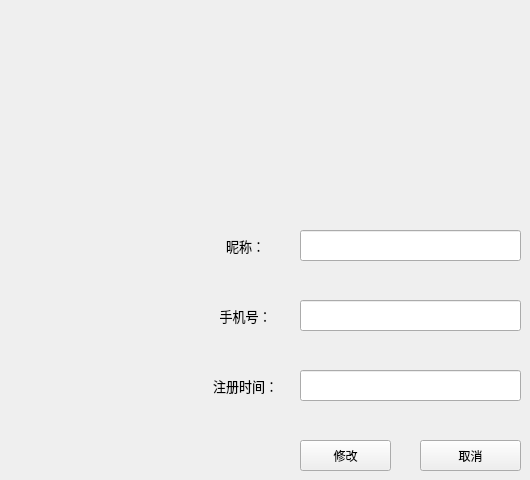
                   <widget class="QWidget" name="tab_mainui_PersonalInfo">
                    <attribute name="title">
                     <string>个人信息</string>
                    </attribute>
                    <widget class="QPushButton" name="handleClose_btn">
                     <property name="geometry">
                      <rect>
                       <x>420</x>
                       <y>440</y>
                       <width>101</width>
                       <height>31</height>
                      </rect>
                     </property>
                     <property name="styleSheet">
                      <string notr="true"/>
                     </property>
                     <property name="text">
                      <string>取消</string>
                     </property>
                    </widget>
                    <widget class="QLabel" name="label_avatar">
                     <property name="geometry">
                      <rect>
                       <x>340</x>
                       <y>40</y>
                       <width>140</width>
                       <height>140</height>
                      </rect>
                     </property>
                     <property name="styleSheet">
                      <string notr="true"/>
                     </property>
                     <property name="text">
                      <string/>
                     </property>
                     <property name="pixmap">
                      <pixmap resource="icon.qrc">:/img/img/kk.jpg</pixmap>
                     </property>
                     <property name="scaledContents">
                      <bool>true</bool>
                     </property>
                     <property name="alignment">
                      <set>Qt::AlignCenter</set>
                     </property>
                    </widget>
                    <widget class="QLabel" name="label_25">
                     <property name="geometry">
                      <rect>
                       <x>190</x>
                       <y>220</y>
                       <width>111</width>
                       <height>51</height>
                      </rect>
                     </property>
                     <property name="styleSheet">
                      <string notr="true">font:  13px; </string>
                     </property>
                     <property name="text">
                      <string>昵称：</string>
                     </property>
                     <property name="alignment">
                      <set>Qt::AlignCenter</set>
                     </property>
                    </widget>
                    <widget class="QLabel" name="label_24">
                     <property name="geometry">
                      <rect>
                       <x>190</x>
                       <y>360</y>
                       <width>111</width>
                       <height>51</height>
                      </rect>
                     </property>
                     <property name="styleSheet">
                      <string notr="true">font:  13px; </string>
                     </property>
                     <property name="text">
                      <string>注册时间：</string>
                     </property>
                     <property name="alignment">
                      <set>Qt::AlignCenter</set>
                     </property>
                    </widget>
                    <widget class="QLineEdit" name="lineEdit_createTime">
                     <property name="geometry">
                      <rect>
                       <x>300</x>
                       <y>370</y>
                       <width>221</width>
                       <height>31</height>
                      </rect>
                     </property>
                     <property name="placeholderText">
                      <string/>
                     </property>
                    </widget>
                    <widget class="QPushButton" name="handleSubmit_btn">
                     <property name="geometry">
                      <rect>
                       <x>300</x>
                       <y>440</y>
                       <width>91</width>
                       <height>31</height>
                      </rect>
                     </property>
                     <property name="styleSheet">
                      <string notr="true"/>
                     </property>
                     <property name="text">
                      <string>修改</string>
                     </property>
                    </widget>
                    <widget class="QLineEdit" name="lineEdit_phone">
                     <property name="geometry">
                      <rect>
                       <x>300</x>
                       <y>300</y>
                       <width>221</width>
                       <height>31</height>
                      </rect>
                     </property>
                     <property name="styleSheet">
                      <string notr="true"/>
                     </property>
                     <property name="text">
                      <string/>
                     </property>
                     <property name="placeholderText">
                      <string/>
                     </property>
                    </widget>
                    <widget class="QLineEdit" name="lineEdit_name">
                     <property name="geometry">
                      <rect>
                       <x>300</x>
                       <y>230</y>
                       <width>221</width>
                       <height>31</height>
                      </rect>
                     </property>
                     <property name="text">
                      <string/>
                     </property>
                     <property name="dragEnabled">
                      <bool>false</bool>
                     </property>
                     <property name="readOnly">
                      <bool>false</bool>
                     </property>
                     <property name="placeholderText">
                      <string/>
                     </property>
                     <property name="clearButtonEnabled">
                      <bool>false</bool>
                     </property>
                    </widget>
                    <widget class="QLabel" name="label_26">
                     <property name="geometry">
                      <rect>
                       <x>190</x>
                       <y>290</y>
                       <width>111</width>
                       <height>51</height>
                      </rect>
                     </property>
                     <property name="styleSheet">
                      <string notr="true">font:  13px; </string>
                     </property>
                     <property name="text">
                      <string>手机号：</string>
                     </property>
                     <property name="alignment">
                      <set>Qt::AlignCenter</set>
                     </property>
                    </widget>
                   </widget>
